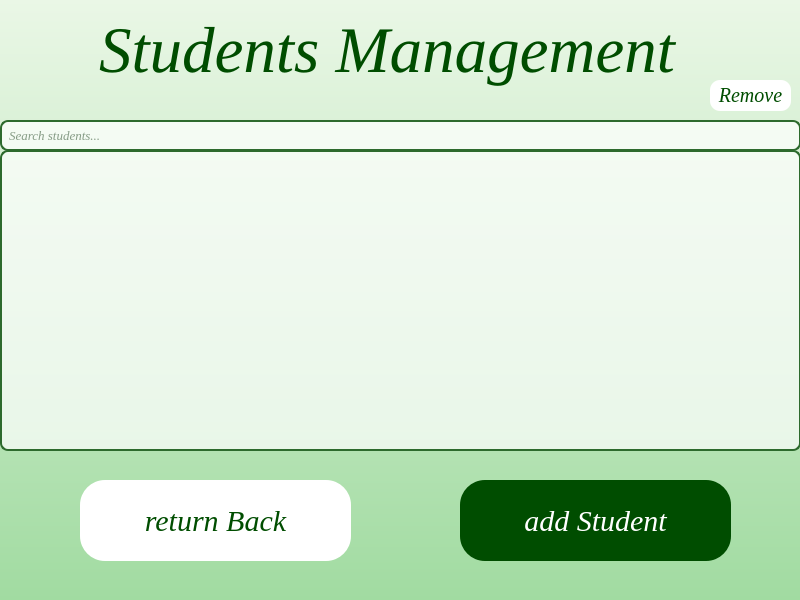
<?xml version="1.0" encoding="UTF-8"?>
<ui version="4.0">
 <class>StudentForm</class>
 <widget class="QWidget" name="StudentForm">
  <property name="geometry">
   <rect>
    <x>0</x>
    <y>0</y>
    <width>800</width>
    <height>600</height>
   </rect>
  </property>
  <property name="windowTitle">
   <string>Form</string>
  </property>
  <property name="styleSheet">
   <string notr="true">QWidget#StudentForm {
    background: qlineargradient(spread:pad, x1:0, y1:0, x2:0, y2:1, stop:0 #EAF7E6, stop:1 #A1DBA1);
}</string>
  </property>
  <widget class="QLabel" name="Titel">
   <property name="geometry">
    <rect>
     <x>80</x>
     <y>-20</y>
     <width>771</width>
     <height>141</height>
    </rect>
   </property>
   <property name="font">
    <font>
     <family>Times New Roman</family>
     <pointsize>-1</pointsize>
     <italic>true</italic>
     <fontweight>ExtraBold</fontweight>
    </font>
   </property>
   <property name="styleSheet">
    <string notr="true">background-color: transparent; color: #004d00; padding: 5px; border-image: none; border: none; font-size: 65px;
</string>
   </property>
   <property name="text">
    <string>Students Management</string>
   </property>
  </widget>
  <widget class="QListWidget" name="listStudents">
   <property name="geometry">
    <rect>
     <x>0</x>
     <y>150</y>
     <width>801</width>
     <height>301</height>
    </rect>
   </property>
   <property name="font">
    <font>
     <family>Times New Roman</family>
     <pointsize>-1</pointsize>
     <italic>true</italic>
     <fontweight>ExtraBold</fontweight>
    </font>
   </property>
   <property name="styleSheet">
    <string notr="true">QListWidget {
    border: 2px solid #2d6a2d;
    border-radius: 8px;
    background-color: rgba(255,255,255,180);
    font-size: 14px;
    padding: 5px;
}

QListWidget::item {
    padding: 10px;
    border-bottom: 1px solid #a0d0a0;
    color: #1a3d1a;
}

QListWidget::item:selected {
    background-color: #2d6a2d;
    color: white;
    border-radius: 5px;
}

QListWidget::item:hover {
    background-color: #c8e6c8;
    border-radius: 5px;
}</string>
   </property>
   <property name="verticalScrollBarPolicy">
    <enum>Qt::ScrollBarPolicy::ScrollBarAsNeeded</enum>
   </property>
   <property name="horizontalScrollBarPolicy">
    <enum>Qt::ScrollBarPolicy::ScrollBarAsNeeded</enum>
   </property>
  </widget>
  <widget class="QLineEdit" name="searchBar">
   <property name="geometry">
    <rect>
     <x>0</x>
     <y>120</y>
     <width>801</width>
     <height>31</height>
    </rect>
   </property>
   <property name="font">
    <font>
     <family>Times New Roman</family>
     <pointsize>-1</pointsize>
     <italic>true</italic>
     <fontweight>ExtraBold</fontweight>
    </font>
   </property>
   <property name="styleSheet">
    <string notr="true">QLineEdit {
    border: 2px solid #2d6a2d;
    border-radius: 8px;
    padding: 5px;
    font-size: 13px;
    background-color: rgba(255,255,255,180);
	color: #1a3d1a;
}</string>
   </property>
   <property name="placeholderText">
    <string>Search students...</string>
   </property>
  </widget>
  <widget class="QPushButton" name="btnReturnBack">
   <property name="geometry">
    <rect>
     <x>80</x>
     <y>480</y>
     <width>271</width>
     <height>81</height>
    </rect>
   </property>
   <property name="font">
    <font>
     <family>Times New Roman</family>
     <pointsize>-1</pointsize>
     <italic>true</italic>
     <fontweight>ExtraBold</fontweight>
    </font>
   </property>
   <property name="styleSheet">
    <string notr="true">background-color: white; color:#004d00; padding: 5px;  border-image: none; border: none; border-radius: 25px; font-size:30px;</string>
   </property>
   <property name="text">
    <string>return Back</string>
   </property>
  </widget>
  <widget class="QPushButton" name="btnAddStudent">
   <property name="geometry">
    <rect>
     <x>460</x>
     <y>480</y>
     <width>271</width>
     <height>81</height>
    </rect>
   </property>
   <property name="font">
    <font>
     <family>Times New Roman</family>
     <pointsize>-1</pointsize>
     <italic>true</italic>
     <fontweight>ExtraBold</fontweight>
    </font>
   </property>
   <property name="styleSheet">
    <string notr="true">background-color: #004d00; color: white; padding: 5px;  border-image: none; border: none; border-radius: 25px; font-size:30px;</string>
   </property>
   <property name="text">
    <string>add Student</string>
   </property>
  </widget>
  <widget class="QPushButton" name="btnRemoveFromDormitory">
   <property name="geometry">
    <rect>
     <x>710</x>
     <y>80</y>
     <width>81</width>
     <height>31</height>
    </rect>
   </property>
   <property name="font">
    <font>
     <family>Times New Roman</family>
     <pointsize>-1</pointsize>
     <italic>true</italic>
     <fontweight>ExtraBold</fontweight>
    </font>
   </property>
   <property name="styleSheet">
    <string notr="true">background-color: white; color: #004d00; padding: 5px;  border-image: none; border: none; border-radius: 10px; font-size:20px;</string>
   </property>
   <property name="text">
    <string>Remove</string>
   </property>
  </widget>
 </widget>
 <resources/>
 <connections/>
</ui>
